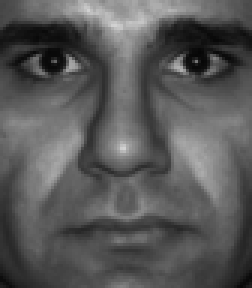
#> input picture assignment6/data/faces/1/001.png, 84 x 96 px (shown 3 times larger); its folder holds 4 pictures in this run
$ jupyter execute --allow-errors assignemnt6.ipynb   (older library calls are emulated)
#> lines starting #> are read from the running program, lines starting #| are printed output that depends on the picture
### assignment5/UZ_utils.py
"""
Before the first run, you need to have all necessary Python packages installed. For
that we highly recommend firstly creating Virtual Environment, to have your
development environment seperated from other projects (https://docs.python.org/3/tutorial/venv.html).

In system terminal then run: "pip install numpy opencv-python matplotlib Pillow"
"""

import numpy as np
import cv2
from matplotlib import pyplot as plt
from PIL import Image


# [9 lines left out: function imread, not called in this run]


def imread_gray(path):
    """
    Reads an image in gray. Image type is transformed from uint8 to float, and
    range of values is reduced from [0, 255] to [0, 1].
    """
    I = Image.open(path).convert(
        'L')  # PIL image opening and converting to gray.
    I = np.asarray(I)  # Converting to Numpy array.
    I = I.astype(np.float64) / 255
    return I


# [45 lines left out: functions imshow, signal_show, convolve, not called in this run]


# False if this file is imported to another file and executed from there.
# [25 lines that do not run on import are left out]

### assignment6/assignemnt6.ipynb
# Assignment 6: Reduction of dimensionality and recognition

[cell 1]
import numpy as np
from matplotlib import pyplot as plt
from a6_utils import *
import cv2 as cv2
from UZ_utils import *
import os

plt.rcParams['figure.figsize'] = [10, 6]
plt.rcParams['figure.dpi'] = 200

## Exercise 1: Direct PCA method

The primary purpose of the PCA method is reduction of dimensionality. This means that
we want to find such a linear transformation of the input data that will describe the data
in a low dimensional orthogonal space (which can also be called a subspace) while losing
the minimal amount of information needed to reconstruct the data. A subspace is defined
by its basis vectors.

### A)
Solve the following assignment by hand for practice: You are given four points
A(3; 4), B(3; 6), C(7; 6) and D(6; 4). Calculate the eigenvectors and eigenvalues for
the given set of points.

[cell 2]
import numpy as np
A = [[3,4],
[3,6],
[7,6],
[6,4]]

A = np.array(A)

U,v,d = np.linalg.svd(A)

print(U)
print(v)
print(d)

### B)
Write a script to calculate and visualize PCA from 2D data from the file points.txt
(the first column contains the x axis and the second column the y axis). Plot the
points and draw the representation of the Gaussian distribution using drawEllipse
from the supplementary material. Follow the Algorithm 1 to compute the eigenvectors
and eigenvalues of the PCA subspace

#> (a cell that did not finish here is left out)

#> (a cell that did not finish here is left out)

#### Question: What do you notice about the relationship between the eigenvectors and the data? What happens to the eigenvectors if you change the data or add more points?

#### Answer: the ratio between the vectors changes. Their values change.

### D)
The eigenvalues represent the reconstruction error we incur if we discard the corresponding
eigenvector. Plot the cumulative graph of the eigenvalues and normalize
it so the largest value will be 1. From the graph determine how many percent of the
information will we retain if we discard the second eigenvector. To put it differently,
what percent of the variance is explained just by using the first eigenvector?

#> (a cell that did not finish here is left out)

### E)
Now remove the direction of the lowest variance from the input data. This means
we will project the data into the subspace of the first eigenvector. We can do this
by transforming the data into the PCA space then setting to 0 the components
corresponding to the eigenvectors we want to remove. The resulting points can
then be transformed back to the original space. Project each of the input points to
PCA space, then project them back to Cartesian space by multiplying them by the
diminished matrix U

#> (a cell that did not finish here is left out)

##### Question: What happens to the reconstructed points? Where is the data projected to?

##### Answer: Data is projected to line that carries the eigenvector.

### F)
For the point q = [6; 6].T , calculate the closest point from the input data (using
Euclidean distance). Which point is the closest? Then, project all the points (including
q) to PCA subspace (calculated without q) and remove the variation
in the direction of the second vector. Calculate the distances again. Which point is
the closest to q now? Visualize the reconstruction.

[cell 7]
q = np.array([6,6])
# get the closest point
#> (the rest of this cell did not finish here and is left out)

## Exercise 2: The dual PCA method

When analyzing image data, the dimensionality can become very large (much larger than
the number of elements in the input), the direct method of computing eigenvectors we
used previously is no longer suitable. E.g. if we have 10000-dimensional data, this would
produce a covariance matrix of size 10000x10000. Here we are close to hitting the limits of
computer memory. As the number of data samples N is lower than the dimensionality we
can use the dual PCA method.

### A)
For our requirements it is necessary only to correctly calculate eigenvectors and
eigenvalues up to the scale factor. Therefore implement the dual method according
to the Algorithm 2 and test it using the data from points.txt. The first two
eigenvectors should be the same as with the Algorithm 1. The Algorithm 2 gives
you a larger matrix U, however, all eigenvectors but the first two equal to zero.

[cell 8]
def dualPCA(points, n_components):
    """
    :param points: 2 x N matrix of points
    :param n_components: number of components to keep
    :return: U, eigenvalues, mean
    """
    X = points.T.copy()
    mean = np.mean(X, axis=1)
    #center the data
    X = X - mean[:, np.newaxis]
    # dual covariance matrix
    cov2 = (1/(X.shape[1] - 1)) * (X.T @ X)
    # SVD
    U,S,V_t = np.linalg.svd(cov2)
    # S = S + 1e-13
    #basis eigenvectors space
    U = X @ U @ np.sqrt(np.diag(1/(S * (X.shape[1]-1))))
    return U, S, V_t, mean


#> (the rest of this cell did not finish here and is left out)

### B)
Project the data from the previous assignment to the PCA space using matrix U,
and then project the data back again in the original space. If you have implemented
the method correctly, you will get the original data (up to the numerical error).

#> (a cell that did not finish here is left out)

## Exercise 3: Image decomposition examples

Here we will use the dual PCA method on a computer vision problem. In the supplementary
material there are three series of images. Each series contains 64 images of a face
under different lighting conditions. Your task will be to analyze each series using the PCA
method.

### A)
Data preparation: Firstly, we have to formulate the problem in a way that is
compatible with the PCA method. Since PCA operates on points in space, we can
represent a grayscale image of size m x n as a point in mn-dimensional space if we
reshape it into a vector. Write a function that reads all the images from one of the
series transforms them into grayscale reshapes them using np.reshape and stacks
the resulting column vectors into a matrix of size mn x 64.

[cell 10]
def prepare_data(data_path):
  images = np.array([])
  for image in os.listdir(data_path):
    img = imread_gray(data_path + image)
    img = np.reshape(img, (8064,1))
    #append to the images
    if images.size == 0:
      images = img
    else:
      images = np.hstack((images, img))
  return images
data = prepare_data("./data/faces/1/")
#> in imread_gray, I is the input picture: PIL image 84x96 L; min 6, max 210, mean 88.3
#> in prepare_data, `img = np.reshape(img, (8064,1))`: img = 8064 values, max 0.824 at index 710, min 0.0235 at index 1494, mean 0.346
#> in prepare_data, `images = img`: images has the same summary as img
print(data.shape)
#| (8064, 4)

### B)
Using dual PCA: Use dual PCA on the vectors of images. Write a function that
takes the matrix of image vectors as input and returns the eigenvectors of the PCA
subspace and the mean of the input data.

Transform the first five eigenvectors using the np.reshape function back into a
matrix and display them as images. What do the resulting images represent (both
numerically and in the context of faces)?

[cell 11]
data = prepare_data("./data/faces/1/")
U, S, V_t, mean = dualPCA(data.T, 1)
#> in dualPCA, `mean = np.mean(X, axis=1)`: mean = 8064 values, max 0.644 at index 4241, min 0.0245 at index 1494, mean 0.309
#> in dualPCA, `cov2 = (1/(X.shape[1] - 1)) * (X.T @ X)`: cov2 = [[6.8, -1.92, 7.92, -12.8], [-1.92, 4.85, -10.02, 7.09], [7.92, -10.02, 26.03, -23.93], [-12.8, 7.09, -23.93, 29.64]]
#> in dualPCA, `U,S,V_t = np.linalg.svd(cov2)`: U = [[-0.274, -0.523, 0.634, 0.5], [0.218, -0.474, -0.692, 0.5], [-0.634, 0.55, -0.214, 0.5], [0.69, 0.447, 0.272, 0.5]]; S = [58.93, 7.67, 0.707, 2.17e-16]; V_t = [[-0.274, 0.218, -0.634, 0.69], [-0.523, -0.474, 0.55, 0.447], [0.634, -0.692, -0.214, 0.272], [0.5, 0.5, 0.5, 0.5]]
#> S = [58.93, 7.67, 0.707, 2.17e-16]

[cell 12]
# eigenvectors = U
image_size = (96,84)
print(U.shape)
#| (8064, 4)

# take first 5 eigenvectors
# plot the eigenvectors
#> (the rest of this cell did not finish here and is left out)

##### Question: What do the resulting images represent (both numerically and in the context of faces)?

##### Answer: 5 most simmilar pictures (distance) to all the other images.

### C)
Effect of the number of components on the reconstruction: Take a random
image and project it into the PCA space. Then change the vector in the PCA space
by retaining only the first 32 components and setting the remaining components to
0. Project the resulting vector back to the image space and display it as an image.
Repeat the procedure for the first 16, 8, 4, 2, and one eigenvector. Display the
resulting vectors together on one figure. What do you notice?

[cell 13]
values = [32,16,8,4,2,1]


for value in values:
  # take a random picture from the dataset
  image = data[:,1].copy()
  # project the first image to the subspace
  y_i = U.T @ (image - mean)
  # set every value from the first value to 0
  y_i[value:] = 0
  # y_i[:value] = 0
  # reconstruct the first image
  recon = U @ y_i + mean

  plt.subplot(1,3,1)
  plt.imshow(image.reshape(image_size), cmap='gray')
  plt.axis('off')
  plt.subplot(1,3,2)
  plt.imshow(recon.reshape(image_size), cmap='gray')
  plt.axis('off')
  # plot difference
  plt.subplot(1,3,3)
  plt.imshow((image - recon).reshape(image_size), cmap='gray')
  plt.axis('off')
  plt.show()
#> this loop made 6 passes
#> pass 1, `plt.show()`:
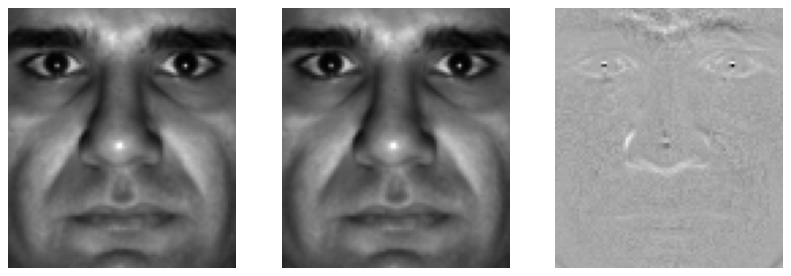
#> figure drawn by matplotlib, 3 panels

### D)
Each eigenvector holds
information that defines some aspect of the PCA space. By changing the values of
a vector in a periodic way, we can observe how different weights for an eigenvector
affect the reconstructed image.
Use the second series of images for this task. Take the average photo that you
compute based on all images in the series. Project the average image to PCA space. Then, select one of the more important eigenvectors and manually set its
corresponding weight in the projected vector to some value of your choice. Project
the modified vector back to image space and observe the change.
In order to see the changes easier, write a script that goes over a range of values
for your selected eigenvector. To smoothly change the values, use np.sin and
np.linspace as well as some scaling factor x to show the differences more strongly.
Also, use plt.draw in combination with plt.pause to display the results as an
animated sequence of images.

[cell 14]
image_size = (96,84)
# get the average face from the dataset
#> (the rest of this cell did not finish here and is left out)


fig = plt.figure()
view = fig.add_subplot(111)
plt.ion()
fig.show()

# mean of the data
mean = np.mean(data, axis=1)
# pick image 1
image = data[:,0]
x = np.linspace(-10, 10, 100)
sinx = np.sin(x)
cosx = np.cos(x)
U, S, V_t, mean = dualPCA(data.T, 1)

for sin,cos in zip(sinx, cosx):
  # project the first image to the subspace space.
  # The first eigenvector is the most important one
  y_i = U.T @ (image - mean)
  # Then, select one of the more important eigenvectors and manually set its corresponding weight in the projected vector to some value of your choice.
  # For example, you can set the weight of the first eigenvector to 0.
  y_i[0] = sin * 3000
  y_i[1] = cos * 3000
  # reconstruct the first image
  # Project the modified vector back to image space and observe the change.
  recon = U @ y_i + mean
  recon = np.reshape(recon, image_size)
  view.clear()
  view.imshow(recon, cmap='gray')
  plt.pause(0.05)
  fig.canvas.draw()

#### E)
Reconstruction of a foreign image: The PCA space is build upon
an array of data. In this task we will check the effect that the transformation to PCA
space has on an image that is not similar to the images that were used to build the
PCA space. Write a script that computes the PCA space for the first face dataset.
Then load the image elephant.jpg, reshape it into a vector and transform it into
the precalculated PCA space, then transform it back to image space. Reshape the
resulting vector back to an image and display both the original and the reconstructed
image. Comment on the results

[cell 15]
## PCA SPACE for first dataset
data = prepare_data("./data/faces/1/")
U, S, V_t, mean = dualPCA(data.T, 1)

elephant = imread_gray("./data/elephant.jpg")
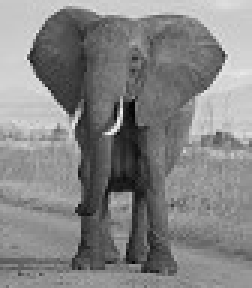
#> input picture assignment6/data/elephant.jpg, 84 x 96 px (shown 3 times larger)
elephant = np.reshape(elephant, (8064)).T
#> elephant = 8064 values, max 0.953 at index 3732, min 0.0157 at index 3236, mean 0.519
## project to PCA space
y_i = U.T @ (elephant - mean)
#> y_i = [-7.26, -10.12, -2.82, 1.42e-06]
## reconstruct
recon = U @ y_i + mean
#> recon = 8064 values, max 1.43 at index 1829, min -0.366 at index 1866, mean 0.433

plt.subplot(1,3,1)
plt.imshow(elephant.reshape(image_size), cmap='gray')
plt.axis('off')
plt.subplot(1,3,2)
plt.imshow(recon.reshape(image_size), cmap='gray')
plt.axis('off')
plt.subplot(1,3,3)
plt.imshow((elephant - recon).reshape(image_size), cmap='gray')
plt.axis('off')
plt.show()
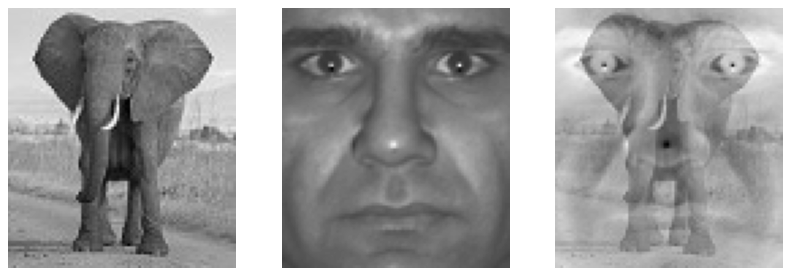
#> figure drawn by matplotlib, 3 panels

### G)
Linear discriminant analysis: Based on the instructions from the
lecture slides (Subspace-based recognition) implement the LDA algorithm and apply
it to our face database. Make sure that you also address the problem of singularities
in high-dimensional data using appropriate pre-processing (also described in the
lecture slides). Visualize all the image samples in the 2D PCA subspace and the
LDA subspace with different colors for each class to demonstrate that the LDA
subspace better separates classes.

[cell 16]
faces_1 = prepare_data("./data/faces/1/")
